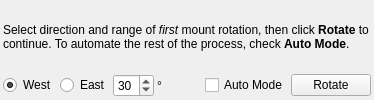
               <widget class="QWidget" name="PAHFirstRotatePage">
                <layout class="QVBoxLayout" name="verticalLayout_9">
                 <property name="spacing">
                  <number>3</number>
                 </property>
                 <property name="leftMargin">
                  <number>3</number>
                 </property>
                 <property name="topMargin">
                  <number>3</number>
                 </property>
                 <property name="rightMargin">
                  <number>3</number>
                 </property>
                 <property name="bottomMargin">
                  <number>3</number>
                 </property>
                 <item>
                  <widget class="QLabel" name="label_19">
                   <property name="text">
                    <string>&lt;html&gt;&lt;head/&gt;&lt;body&gt;&lt;p&gt;Select direction and range of &lt;span style=&quot; font-style:italic;&quot;&gt;first&lt;/span&gt; mount rotation, then click &lt;span style=&quot; font-weight:600;&quot;&gt;Rotate&lt;/span&gt; to continue. To automate the rest of the process, check &lt;span style=&quot; font-weight:600;&quot;&gt;Auto Mode&lt;/span&gt;.&lt;/p&gt;&lt;/body&gt;&lt;/html&gt;</string>
                   </property>
                   <property name="wordWrap">
                    <bool>true</bool>
                   </property>
                  </widget>
                 </item>
                 <item>
                  <layout class="QHBoxLayout" name="horizontalLayout_4">
                   <property name="spacing">
                    <number>3</number>
                   </property>
                   <item>
                    <widget class="QRadioButton" name="PAHFirstWestMeridianR">
                     <property name="text">
                      <string>West</string>
                     </property>
                     <property name="checked">
                      <bool>true</bool>
                     </property>
                    </widget>
                   </item>
                   <item>
                    <widget class="QRadioButton" name="PAHFirstEastMeridianR">
                     <property name="text">
                      <string>East</string>
                     </property>
                    </widget>
                   </item>
                   <item>
                    <widget class="QSpinBox" name="PAHFirstRotationSpin">
                     <property name="minimum">
                      <number>15</number>
                     </property>
                     <property name="maximum">
                      <number>60</number>
                     </property>
                     <property name="singleStep">
                      <number>15</number>
                     </property>
                     <property name="value">
                      <number>30</number>
                     </property>
                    </widget>
                   </item>
                   <item>
                    <widget class="QLabel" name="label_11">
                     <property name="text">
                      <string>°</string>
                     </property>
                    </widget>
                   </item>
                   <item>
                    <spacer name="horizontalSpacer_3">
                     <property name="orientation">
                      <enum>Qt::Horizontal</enum>
                     </property>
                     <property name="sizeHint" stdset="0">
                      <size>
                       <width>40</width>
                       <height>20</height>
                      </size>
                     </property>
                    </spacer>
                   </item>
                   <item>
                    <widget class="QCheckBox" name="PAHAutoModeCheck">
                     <property name="toolTip">
                      <string>&lt;html&gt;&lt;head/&gt;&lt;body&gt;&lt;p&gt;Perform the remaining steps automatically&lt;/p&gt;&lt;/body&gt;&lt;/html&gt;</string>
                     </property>
                     <property name="text">
                      <string>Auto Mode</string>
                     </property>
                    </widget>
                   </item>
                   <item>
                    <widget class="QPushButton" name="PAHFirstRotateB">
                     <property name="text">
                      <string>Rotate</string>
                     </property>
                    </widget>
                   </item>
                  </layout>
                 </item>
                </layout>
               </widget>
